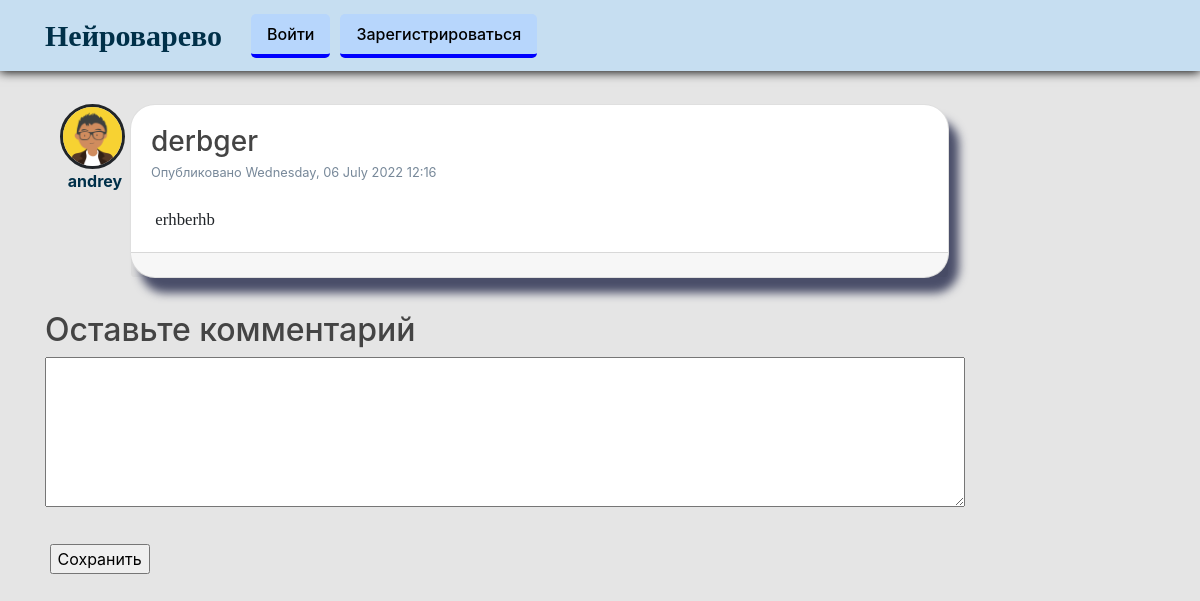
Before: /post/4 with the older database file.
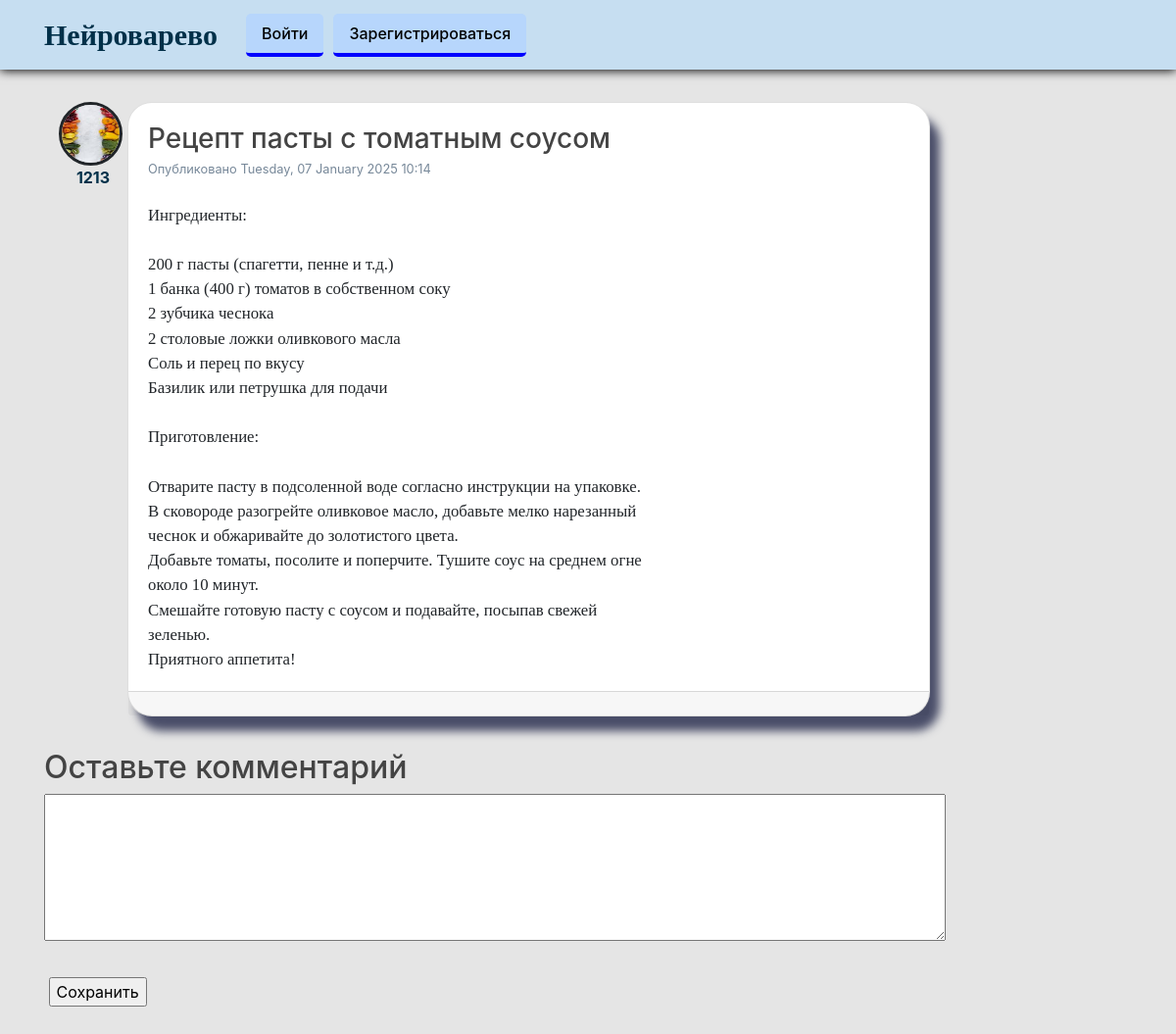
After: the same page with the newer database file.
### test_flask/models.py (models this page shows, shortened)
class User(db.Model, UserMixin):
    id = db.Column(db.Integer, primary_key=True)
    username = db.Column(db.String(20), unique=True, nullable=False)
    email = db.Column(db.String(120), unique=True, nullable=False)
    image_file = db.Column(db.String(20), nullable=False,
                           default='default.png')
    password = db.Column(db.String(60), nullable=False)
    posts = db.relationship('Post', backref='author', lazy=True)

class Post(db.Model):
    id = db.Column(db.Integer, primary_key=True)
    title = db.Column(db.String(100), nullable=False)
    date_posted = db.Column(db.DateTime, nullable=False,
                            default=datetime.now()) #rework
    content = db.Column(db.Text, nullable=False)
    user_id = db.Column(db.Integer, db.ForeignKey('user.id'), nullable=False)
    comments = db.relationship('Comment', backref='title', lazy='select',
                               cascade='all, delete-orphan')

### test_flask/posts/routes.py (the view, shortened to what this page needs)
@posts.route("/post/<int:post_id>", methods=['GET', 'POST'])
def post(post_id):
    post = Post.query.get_or_404(post_id)
    form = CommentForm()
    return render_template('post.html', title=post.title, post=post, form=form)

### test_flask/posts/forms.py
class CommentForm(FlaskForm):
    comment = StringField('Комментарий', validators=[DataRequired()])

### test_flask/templates/post.html (shortened to what this page needs)
{% extends "layout.html" %}
{% block content %}
<div class="container" style="display: flex;">
  <article class="media" style="display: flex; flex-direction: column;">
        <img class="rounded-circle article-img" style="margin-right: 5px; border: solid;"
             src="{{ url_for('static', filename='profile_pics/' + post.author.image_file) }}">
        <a href="{{ url_for('users.user_posts', username=post.author.username) }}" id="author" style="margin: 0 auto; font-weight: bold;">{{
            post.author.username }}</a>
    </article>
  <div class="card" style="margin-bottom: 20px;">
    <div class="card-body">
      <h3 class="card-title">{{ post.title }}</h3>
      <small>Опубликовано {{ post.date_posted.strftime('%A, %d %B %Y %I:%M') }}</small>
      <br>
      <br>
      <pre class="card-text">{{ post.content }}</pre>
    </div>
    <div class="card-footer" style="font-size: 20px;">
    </div>
  </div>
</div>
<div id="content">
        <h2>Оставьте комментарий</h2>
        <form action="" method="post">
          <div class="form_settings">
            <p><textarea name="comment" style="width: 100%; height: 150px"></textarea>
            </p>
            <p style="padding-top: 15px"><span>&nbsp;</span><input class="submit" type="submit" name="submit" value="Сохранить" /></p>
          </div>
        </form>
      </div>
{% endblock content %}

Changed rows visible on the page:
removed User: image_file (placeholder picture), author.username "andrey"
added User: image_file (picture), author.username "1213"
changed Post: title "derbger" → "Рецепт пасты с томатным соусом"; date_posted "Wednesday, 06 July 2022 12:16" → "Tuesday, 07 January 2025 10:14"; content "erhberhb" → "Ингредиенты: 200 г пасты (спагетти, пенне и т.д.) 1 банка (400 г) томатов в собственном соку 2 зубчика чеснока 2 столовые ложки оливкового масла Соль и перец по вкусу Базилик или петрушка для подачи Приготовление: Отварите пасту в подсоленной воде согласно инструкции на упаковке. В сковороде разогрейте оливковое масло, добавьте мелко нарезанный чеснок и обжаривайте до золотистого цвета. Добавьте томаты, посолите и поперчите. Тушите соус на среднем огне около 10 минут. Смешайте готовую пасту с соусом и подавайте, посыпав свежей зеленью. Приятного аппетита!"
